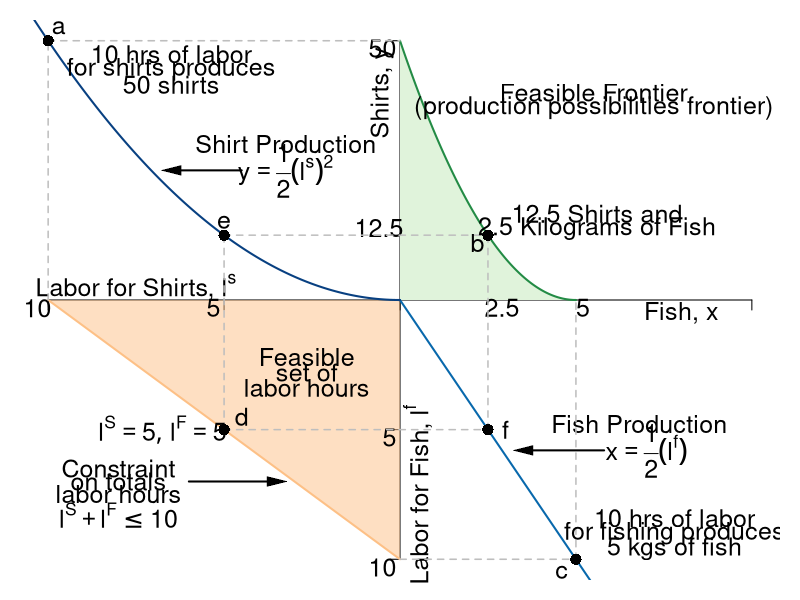

R code for this plot:
#Graph Designer: Simon Halliday
#Authors: Bowles, Foley and Halliday
#Title: Coordination, Conflict and Competition: A Text in Microeconomics

require(shape)
pdf(file = "specprodexch/ppf_eos.pdf", width = 9, height = 9)

#Set parameters for graphics
pointsize <- 1.8
axislabelsize <- 1.8
labelsize <- 1.5
namesize <- 1.8
annotatesize <- 1.5
graphlinewidth <- 2
segmentlinewidth <- 1.5

COL <- c("#7fc97f", "#beaed4", "#fdc086", "#ffff99", "#386cb0", "#f0027f", "#bf5b17", "#666666")
COLA <- c("#e0f3db", "#99d8c9","#66c2a4","#41ae76", "#238b45", "#005824")
COLB <- c("#4eb3d3", "#2b8cbe", "#0868ac","#084081")

#Edited the margins to cater for the larger LHS labels
par(mar =  c(1, 1, 1, 1))

#Change this to make it log of l 

# ppf <- function(l, k = 0.5) {
#   k * (1/l)
# }

ppf <- function(fish, k = 0.1, alpha = 2, maxfish = 5) {
  k * (fish - maxfish)^alpha 
}

fishProd <- function(l, k = 0.5){
  (-k)*l
}

feasibleLabor <- function(l, time = 10){
  - time - l
}

manufactureProd <- function(l, k = 0.1, alpha = 2){
  k * (-l)^alpha
}

xlims <- c(-10, 10)
ylims <- c(-10, 10)

npts <- 501 
x <- seq(xlims[1], xlims[2], length.out = npts)
y <- seq(ylims[1], ylims[2], length.out = npts) 
a <- c(13, 15, 17)

plot(0, 0, xlim = xlims, ylim = ylims, type = "n",
     xlab = expression(paste("")),
     ylab = expression(paste("")), 
     xaxt = "n", 
     yaxt = "n", 
     cex.lab = axislabelsize, 
     bty = "n"
)

ticksy <- c(ylims[1], -5, 0, 2.5, ylims[2])
ylabels <- c(NA, NA, NA, NA, NA)
ticksx <- c(xlims[1], -5, 0, xlims[2])
xlabels <- c(NA, NA, NA)

axis(1, at = ticksx, pos = 0, labels = xlabels)
axis(2, at = ticksy, pos = 0, labels = ylabels, las = 1)

npts <- 500 
xx1 <- seq(0, 5, length.out = npts)
xx2 <- seq(0, xlims[2], length.out = npts)
xx3 <- seq(xlims[1], 0, length.out = npts)
xx4 <- seq(-11, 0, length.out = npts)

#Draw the polygon for shading the feasible set
xpoly1 <- seq(from = 0, to = 5, length.out = 500)
ypoly1 <- ppf(xpoly1, k = 10/25, alpha = 2, maxfish = 5)
polygon(x = c(xpoly1, rev(xpoly1[1])), y = c(ypoly1, rev(ypoly1)[1]), col=COLA[1], density=NULL, border = NA)

# shade 
polygon(x = c(-10, 0, 0), 
        y = c(0, 0, -10),
        border = FALSE, col = adjustcolor(COL[3], alpha.f = 0.5))


#Draw the graphs
lines(xx1, ppf(xx1, k = 10/25, alpha = 2, maxfish = 5), col = COLA[5], lwd = graphlinewidth)
lines(xx2, fishProd(xx2, k = 2), col = COLB[3], lwd = graphlinewidth)
lines(xx3, feasibleLabor(xx3, time = 10), col = COL[3], lwd = graphlinewidth)
lines(xx4, manufactureProd(xx4, k = 0.1, alpha = 2), col = COLB[4], lwd = graphlinewidth)

#mtext(expression(paste("Quantity of fish, ", x)), side=1, line = 2.5, cex = axislabelsize)
text(-0.5, 8, expression(paste("Shirts, ", y)), xpd = TRUE, cex = annotatesize, srt = 90) 
text(8, -0.5, expression(paste("Fish, ", x)), xpd = TRUE, cex = annotatesize)
text(0.5, -7.5, expression(paste("Labor for Fish, ", l^f)), xpd = TRUE, cex = annotatesize, srt= 90) 
text(-7.5, 0.5, expression(paste("Labor for Shirts, ", l^s)), xpd = TRUE, cex = annotatesize)

#Label the points on the axes we want
text(-0.6, 2.8, expression(paste(12.5)), xpd = TRUE, cex = annotatesize)
text(-0.5, 9.7, expression(paste(50)), xpd = TRUE, cex = annotatesize)
text(2.9, -0.3, expression(paste(2.5)), xpd = TRUE, cex = annotatesize)
text(5.2, -0.3, expression(paste(5)), xpd = TRUE, cex = annotatesize)
text(-5.3, -0.3, expression(paste(5)), xpd = TRUE, cex = annotatesize)
text(-0.3, -5.3, expression(paste(5)), xpd = TRUE, cex = annotatesize)
text(-10.3, -0.3, expression(paste(10)), xpd = TRUE, cex = annotatesize)
text(-0.5, -10.3, expression(paste(10)), xpd = TRUE, cex = annotatesize)

#Label the two production functions
#Clothing
text(-3.25, 6, expression(paste("Shirt Production")), xpd = TRUE, cex = annotatesize)
text(-3.25, 5, expression(paste(y == frac(1,2)(l^s)^2)), xpd = TRUE, cex = annotatesize)
Arrows(-4.5, 5, -6.5, 5, col = "black", lty = 1, lwd = 2, arr.type = "triangle", arr.lwd = 0.5)

#Fishing
text(6.8, -4.8, expression(paste("Fish Production")), xpd = TRUE, cex = annotatesize)
text(7, -5.8, expression(paste(x == frac(1,2)(l^f))), xpd = TRUE, cex = annotatesize)
Arrows(5.8, -5.8, 3.5, -5.8, col = "black", lty = 1, lwd = 2, arr.type = "triangle", arr.lwd = 0.5)

#Draw segments for the 50/50 split of time
segments(-5, -5, -5, 2.5, lty = 2, col = "gray", lwd = segmentlinewidth)
segments(-5, -5, 2.5, -5, lty = 2, col = "gray", lwd = segmentlinewidth)
segments(-5, 2.5, 2.5, 2.5, lty = 2, col = "gray", lwd = segmentlinewidth)
segments(2.5, -5, 2.5, 2.5, lty = 2, col = "gray", lwd = segmentlinewidth)

#Annotate Max time on clothes
segments(-10, 0, -10, 10, lty = 2, col = "gray", lwd = segmentlinewidth)
segments(-10, 10, 0, 10, lty = 2, col = "gray", lwd = segmentlinewidth)
text(-6.5, 9.5, expression(paste("10 hrs of labor")), cex = annotatesize)
text(-6.5, 8.9, expression(paste("for shirts produces")),  cex = annotatesize)
text(-6.5, 8.3, expression(paste("50 shirts")),  cex = annotatesize)
points(-10, 10, pch = 16, col = "black", cex = 1.5)
text(-9.7, 10.5, expression(paste("a")),  cex = annotatesize)

points(-5, 2.5, pch = 16, col = "black", cex = 1.5)
text(-5, 3, expression(paste("e")), cex = annotatesize)

#Annotate Max time on fishing
segments(0, -10, 5, -10, lty = 2, col = "gray", lwd = segmentlinewidth)
segments(5, -10, 5, 0, lty = 2, col = "gray", lwd = segmentlinewidth)
text(7.8, -8.4, expression(paste("10 hrs of labor")), cex = annotatesize)
text(7.8, -9, expression(paste("for fishing produces")),cex = annotatesize)
text(7.8, -9.6, expression(paste("5 kgs of fish")), cex = annotatesize)
points(5, -10, pch = 16, col = "black", cex = 1.5)
text(4.6, -10.5, expression(paste("c")), cex = annotatesize)

points(2.5, -5, pch = 16, col = "black", cex = 1.5)
text(3, -5, expression(paste("f")), cex = annotatesize)

#Annotate point on ppf 
points(2.5, 2.5, pch = 16, col = "black", cex = 1.5)
text(5.6, 3.35, expression(paste("12.5 Shirts and")),cex = annotatesize)
text(5.6, 2.75, expression(paste("2.5 Kilograms of Fish")), cex = annotatesize)
text(2.2, 2.2, expression(paste("b")), cex = annotatesize)

#Annotate point on labor feasibility frontier
points(-5, -5, pch = 16, col = "black", cex = 1.5)
text(-6.75, -5, expression(paste(list(l^S ==5, l^F == 5) )),cex = annotatesize)
text(-4.5, -4.5, expression(paste("d")),cex = annotatesize)


text(-8, -6.5, expression("Constraint"),cex = labelsize)
text(-8, -7, expression("on totals"),cex = labelsize)
text(-8, -7.5, expression("labor hours"),cex = labelsize)
text(-8, -8.3, expression(paste(l^S + l^F <= 10)),cex = annotatesize)
Arrows(-6, -7, -3.5, -7, col = "black", lty = 1, lwd = 2, arr.type = "triangle", arr.lwd = 0.5)

#Label the feasible frontier
text(5.5, 8, expression("Feasible Frontier"), cex = annotatesize)
text(5.5, 7.4, expression("(production possibilities frontier)"), cex = annotatesize)

# Label constaint 
#Label the feasible frontier
text(-2.65, -2.2, expression("Feasible"),cex = labelsize)
text(-2.65, -2.8, expression("set of"),cex = labelsize)
text(-2.65, -3.4, expression("labor hours"),cex = labelsize)



dev.off()
